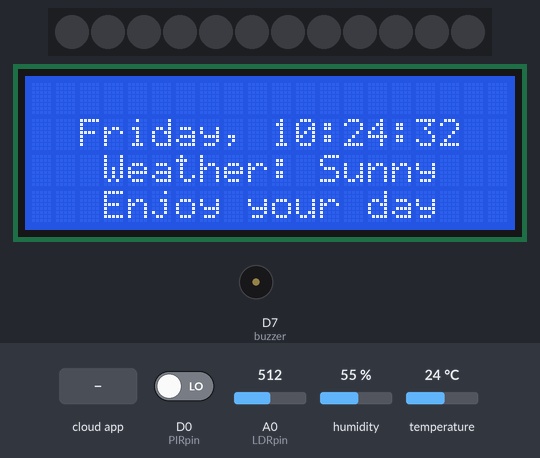
Recording of a sketch running on a simulated ESP8266 (NodeMCU). Shown: 12 RGB LEDs in strip order, left to right, 20×4 character LCD, buzzer (waves = sounding, pin HIGH). Inputs (shaded band) come from the test bench; at power-on: D0 (PIRpin) LOW, A0 (LDRpin) = 512, humidity 55 %, temperature 24 °C. Network time is answered at once with the bench clock; the local clock reads 2024-03-15 10:24:30 at power-on unless the sketch sets it; what the sketch prints to the serial monitor is not drawn.

Above: at 3.2 s.
3.3 s: the phone or cloud app sets 7 to 1
4.8 s: the phone or cloud app sets 7 to 0
At 5.5 s:
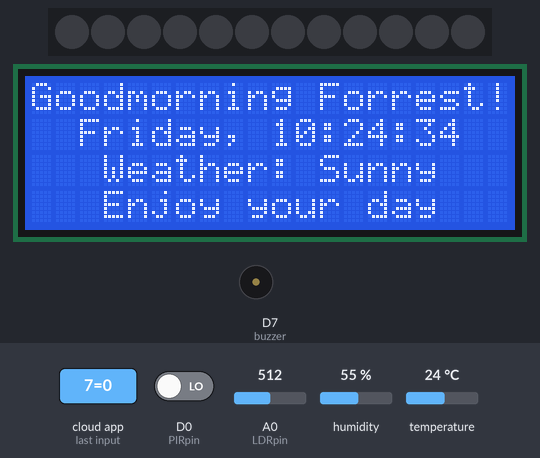
At 7.4 s:
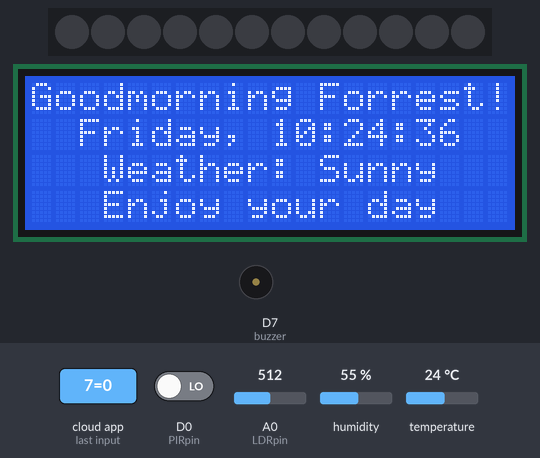
Timing chart, 0 to 8.9 s (numbered marks = the images above; inputs shaded):
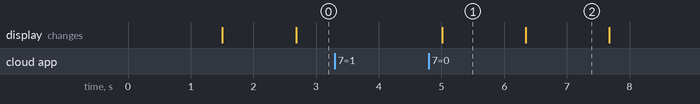

Measured:
- after the input at 3.3 s, every drawn part: stays the same
- after the input at 4.8 s, the display: changes after 0.21 s (image 1)
- what the display in image 1 shows lasts 1.3 s, from 5.0 s to 6.3 s

The sketch:

Night_Light.ino
```cpp
// Forrest - BlueStamp Main Project

// libraries
#include <CayenneMQTTESP8266.h>
#include <ESP8266WiFi.h>
#include <WiFiUdp.h>
#include <LiquidCrystal_I2C.h>
#include <NTPClient.h>
#include <Wire.h>
#include <DHT.h>
#include <DHT_U.h>
#include <Adafruit_NeoPixel.h>
#include <Adafruit_Sensor.h>
#ifdef __AVR__
#include <avr power.h="">
#endif
#define CAYENNE_PRINT Serial
#define DHT22_PIN D2 // setting dht11 pin
#define DHTTYPE DHT22 // setting type of the dht
#define PIN D5 // neopixel pin conected to d5
#define NUMPIXELS 12 // number of leds in neopixel ring
#define buzzer D7 // set buzzer pin
DHT dht(DHT22_PIN, DHTTYPE); // object for dht22
Adafruit_NeoPixel pixels = Adafruit_NeoPixel(NUMPIXELS, PIN, NEO_GRB + NEO_KHZ800);// object for neopixel
LiquidCrystal_I2C lcd(0x27, 16, 2);// declaration for LCD display

// WiFi network info.
const char *ssid = "BlueStamp Wifi V1";
const char *wifiPassword = "blue$tamp";

// Cayenne authentication info.
char username[] = "a0105d20-8d5e-11e9-b4eb-6bf2c2412b24";
char password[] = "da33a4def7d97b6a864a5501d42903a8dc2d511f";
char clientID[] = "b0505e10-8d5e-11e9-ace6-4345fcc6b81e";

const long utcOffsetInSeconds = -25200; //NTP time zone offset
const int LDRpin = A0;// ldr pin
const int PIRpin = D0;// pir pin
char daysOfTheWeek[7][12] = {"Sunday", "Monday", "Tuesday", "Wednesday", "Thursday", "Friday", "Saturday"};
int LDRval = 0; // for reading ldr value
int PIRval = 0; // for reading pir value
int temp; // for reading temperature value from dht22
int hum; // for reading humidity value from dht22
int r, g, b; // variables for storing red green and blue led mix values
int Cmode; // variable for storing security mode activate or deactivate
int TURN; // variable for manuale mode
int SAFE_MODE; // variable for false safe mode
int currentday; // check if day of week changes

WiFiUDP ntpUDP;
NTPClient timeClient(ntpUDP, "pool.ntp.org", utcOffsetInSeconds);

void setup() {
  Serial.begin(9600);
  Cayenne.begin(username, password, clientID, ssid, wifiPassword);
  pinMode(LDRpin, INPUT);
  pinMode(PIRpin, INPUT);
  pinMode(buzzer, OUTPUT);
  dht.begin(); // starting dht22 sensor
  pixels.begin(); // start neopixel ring
  Wire.begin(D2, D1); //PINS consts
  timeClient.begin();

  currentday = timeClient.getDay();

  lcd.begin(20, 4);
  lcd.backlight(); // Turns on backlight.
  lcd.home();

  Serial.println("Hello World");
}

void loop() {

  Cayenne.loop();

  if (Cmode == 1) {
    buglerMode(); // if secuirity mode active will call bugler mode function
  }
  else if (Cmode < 1) {
    setLight(); // if not active then call setlight function

    timeClient.update();

    lcd.setCursor(0, 0);
    lcd.print("Goodmorning Forrest!");


    if (timeClient.getDay()!=currentday){
      lcd.clear();
    }


    if (timeClient.getDay()==0||timeClient.getDay()==1||timeClient.getDay()==2||timeClient.getDay()==5){
          lcd.setCursor(2, 1);
    }
    if (timeClient.getDay()==3||timeClient.getDay()==4||timeClient.getDay()==6){
          lcd.setCursor(1, 1);
    }

    lcd.print(daysOfTheWeek[timeClient.getDay()]);
    lcd.print(", ");
    if (timeClient.getHours() < 10) {
      lcd.print("0");
      lcd.print(timeClient.getHours());
    }
    else {
      lcd.print(timeClient.getHours());
    }
    lcd.print(":");
    if (timeClient.getMinutes() < 10) {
      lcd.print("0");
      lcd.print(timeClient.getMinutes());
    }
    else {
      lcd.print(timeClient.getMinutes());
    }
    lcd.print(":");
    if (timeClient.getSeconds() < 10) {
      lcd.print("0");
      lcd.print(timeClient.getSeconds());
    }
    else {
      lcd.print(timeClient.getSeconds());
    }
    lcd.print("  ");

    lcd.setCursor(0, 2);
    lcd.print("   Weather: Sunny");
    lcd.setCursor(0, 3);
    lcd.print("   Enjoy your day   ");


     currentday = timeClient.getDay();

    delay(250);
  }


  hum = dht.readHumidity();// storing humidity value to hum variable
  temp = dht.readTemperature();//storing temperature value to temp variable
  LDRval = analogRead(LDRpin);// read and store ldr value
  PIRval = digitalRead(PIRpin); // read and store pir value
  Serial.println(PIRval);
  // send all sensor values to cayenne
  Cayenne.virtualWrite(0, temp);
  Cayenne.virtualWrite(1, hum);
  Cayenne.virtualWrite(2, LDRval);
  Cayenne.virtualWrite(3, PIRval);

  // checking temperature or humidity is in dangerous level
  if (hum > 85 && hum < 15) {
    digitalWrite(buzzer, HIGH);
  }
  if (temp > 40 && temp < 10)
  {
    digitalWrite(buzzer, HIGH);
  }
  // checking false safe mode
  if (SAFE_MODE == 1)
  {
    digitalWrite(buzzer, LOW);
  }
}
void setColor(int red, int green, int blue)
{
  for (int i = 0; i <= NUMPIXELS; i++) // set every led into the color
  {
    pixels.setPixelColor(i, pixels.Color(red, green, blue)); // seting color neopixel
    pixels.show();// activate neopixel
  }
}
void setLight()// checking manual mode active or not
{
  if (TURN == 1)
  {
    manual();
  }
  else
  {
    if (PIRval > 0)
    {
      setColor(r, g, b);
    }
    else if (LDRval < 30)
    {
      setColor(r, g, b);
    }
    else if (PIRval < 1 && LDRval > 10)
    {
      setColor(0, 0, 0);
    }
  }
}
void buglerMode()// bugler mode's function
{
  if (SAFE_MODE == 1)
  {
    digitalWrite(buzzer, LOW);
  }
  if (PIRval > 0)
  {
    digitalWrite(buzzer, HIGH);
    Serial.println("bugler on");
  }
}
void manual()// manual mod's function
{
  setColor(r, g, b);
}

//recieve values from cayenne
CAYENNE_IN(4)
{
  r = getValue.asInt(); // recieve red value for neopixel from cayenne
}
CAYENNE_IN(5)
{
  g = getValue.asInt(); // recieve green value for neopixel from cayenne
}
CAYENNE_IN(6)
{
  b = getValue.asInt(); // recieve blue value for neopixel from cayenne
}
CAYENNE_IN(7)
{
  Cmode = getValue.asInt(); // recieve commands for security mode
  Serial.println(Cmode);
}
CAYENNE_IN(8)
{
  TURN = getValue.asInt();// recieve commands for manual mode
}
CAYENNE_IN(9)
{
  SAFE_MODE = getValue.asInt();// recieve commands for false safe
}
```
